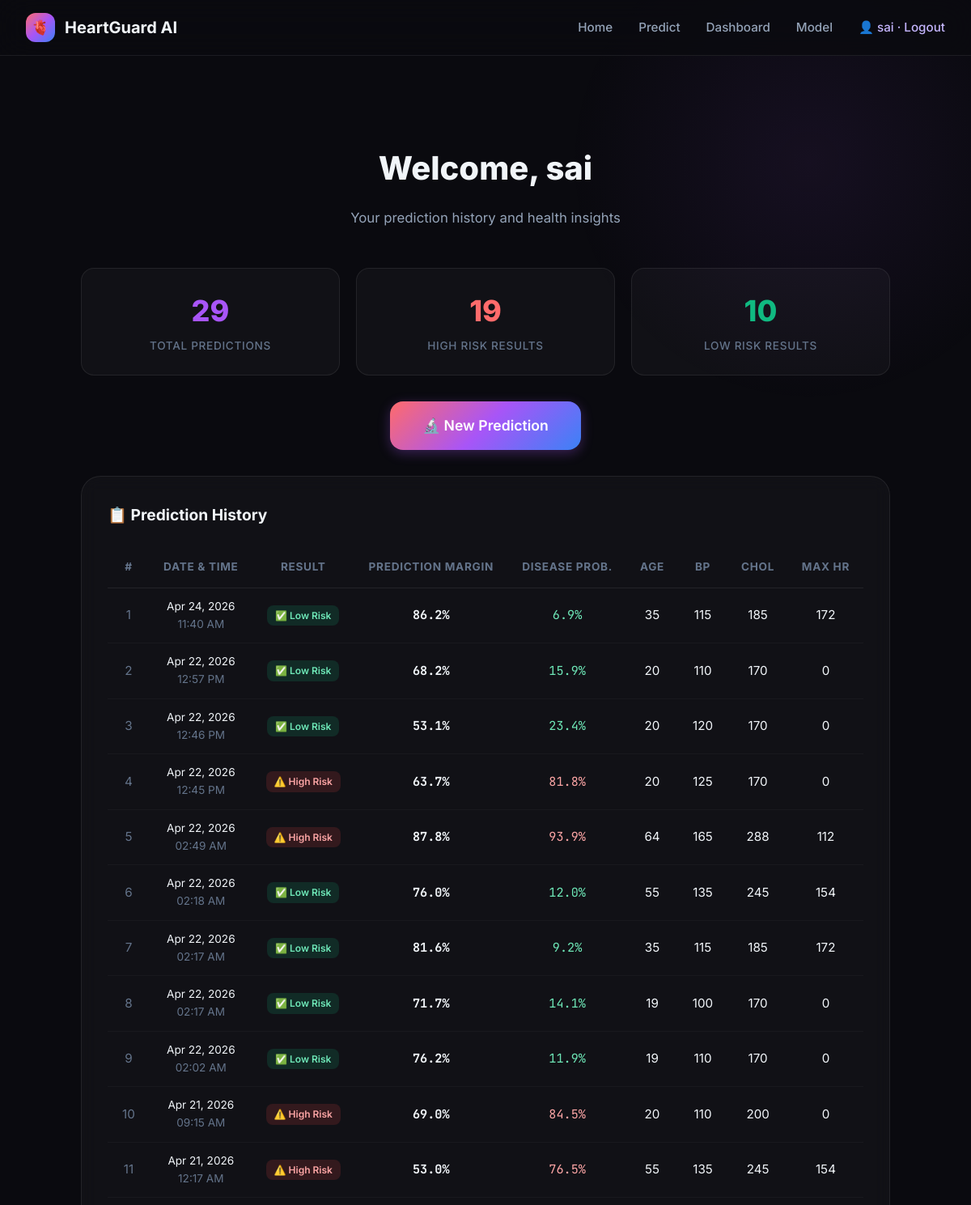
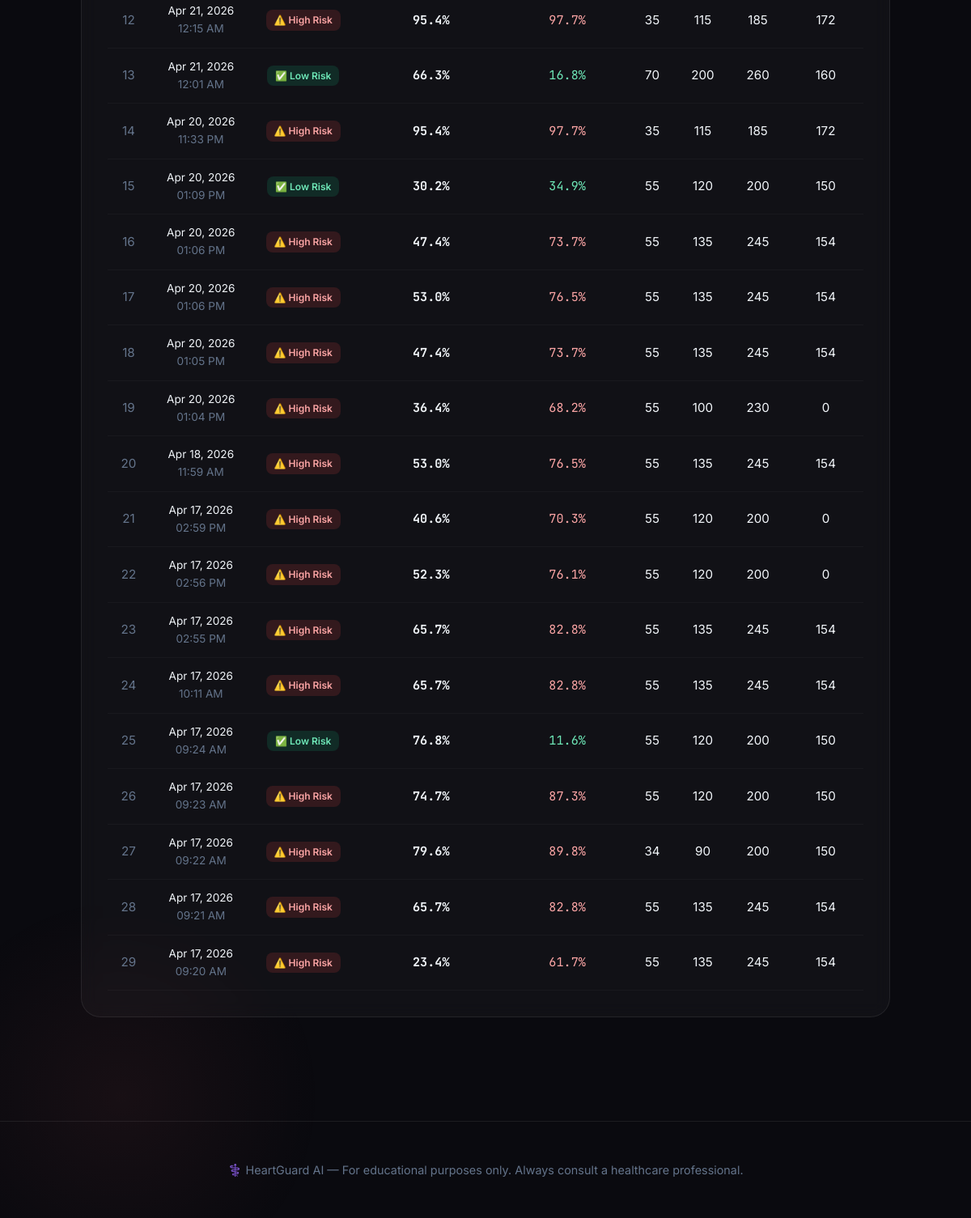
/dashboard (signed in), run on an earlier commit of the app's database (2 pictures, top to bottom).
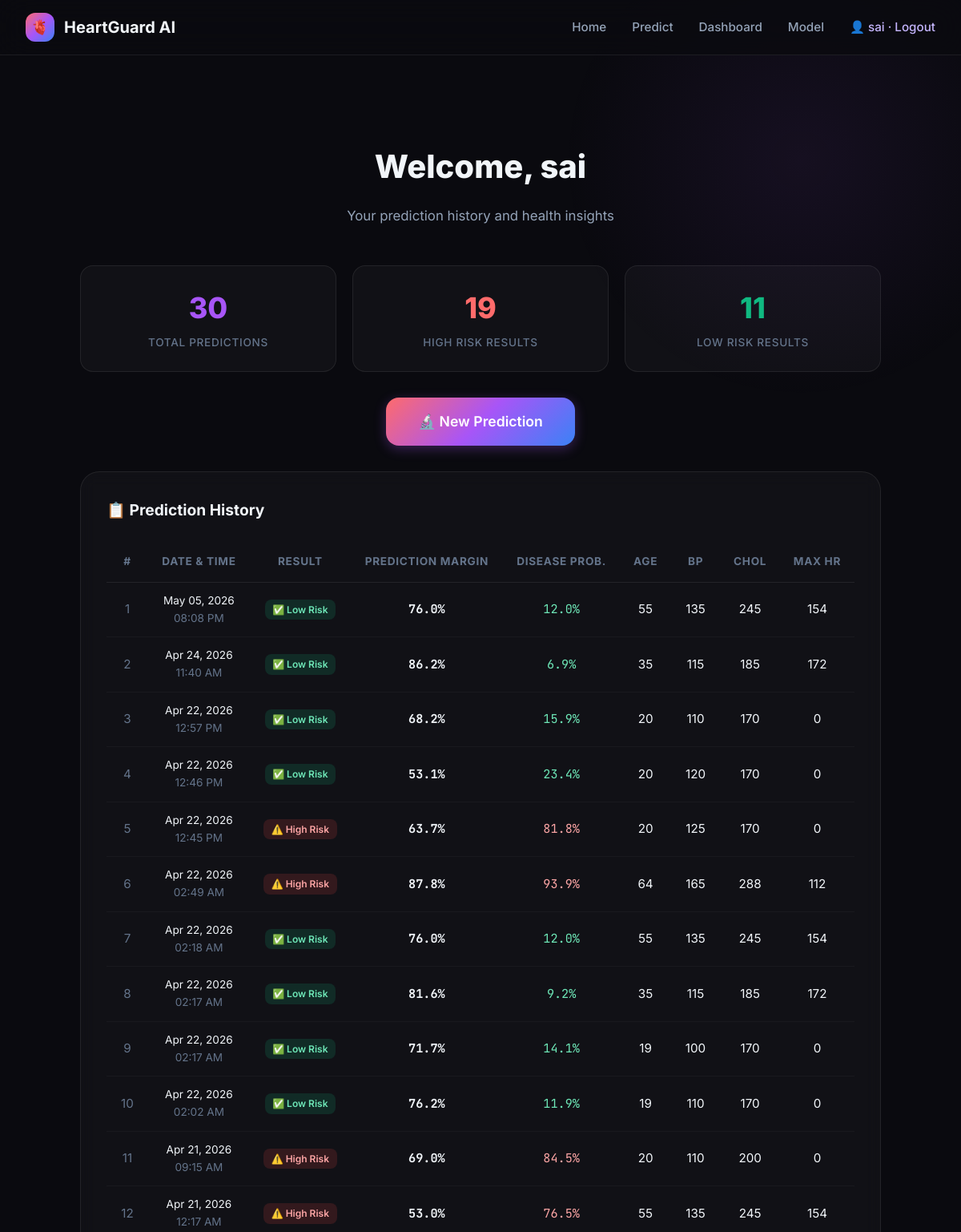
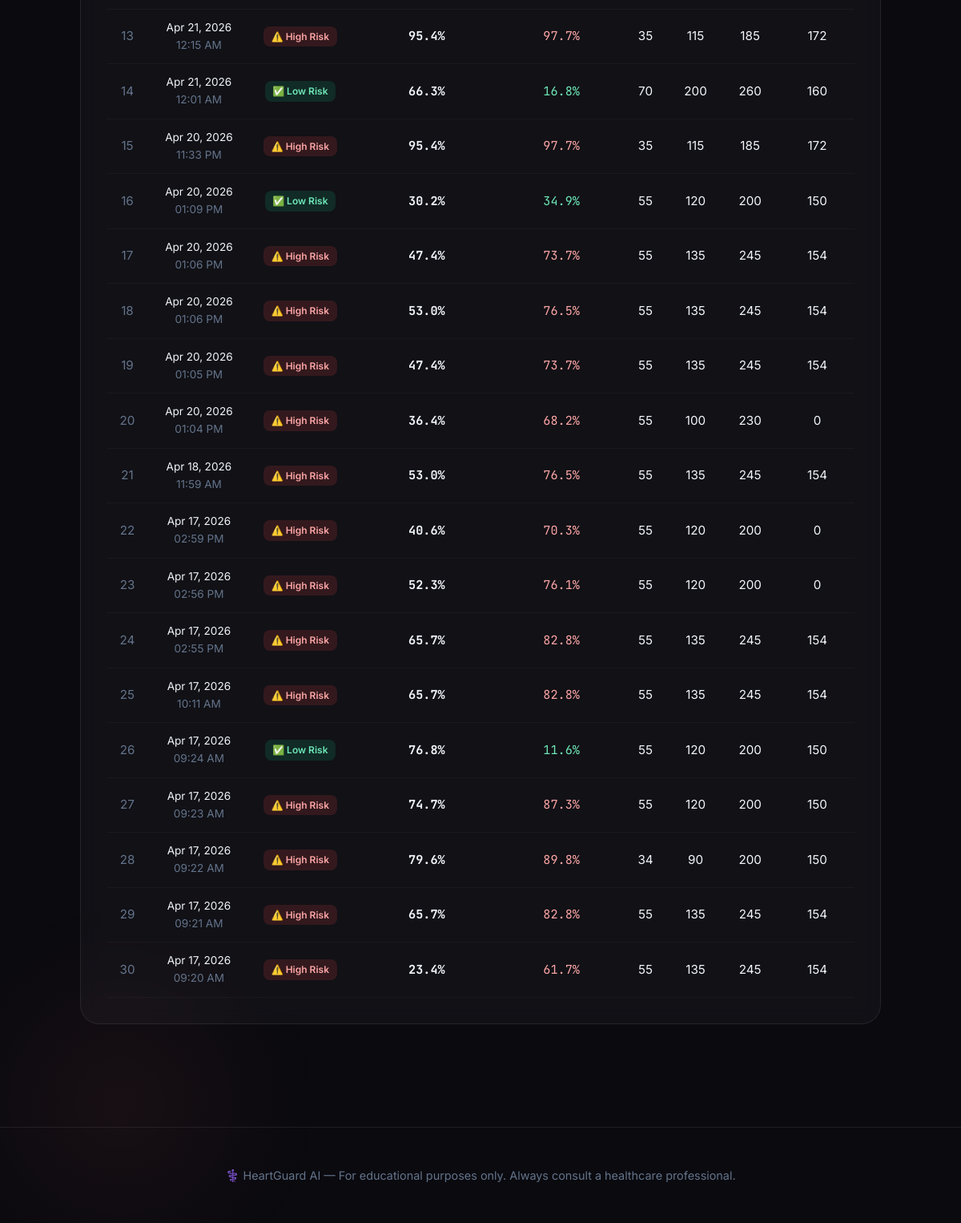
And on a later commit of the database (2 pictures, top to bottom).
### models.py (models this page shows, shortened)
class PredictionHistory(db.Model):
    __tablename__ = 'prediction_history'
    id = db.Column(db.Integer, primary_key=True)
    user_id = db.Column(db.Integer, db.ForeignKey('users.id'), nullable=False, index=True)
    created_at = db.Column(db.DateTime, default=datetime.now)
    age = db.Column(db.Float)
    sex = db.Column(db.Float)
    cp = db.Column(db.Float)
    trestbps = db.Column(db.Float)
    chol = db.Column(db.Float)
    fbs = db.Column(db.Float)
    restecg = db.Column(db.Float)
    thalach = db.Column(db.Float)
    exang = db.Column(db.Float)
    oldpeak = db.Column(db.Float)
    slope = db.Column(db.Float)
    ca = db.Column(db.Float)
    thal = db.Column(db.Float)
    prediction = db.Column(db.Integer)  # 0 or 1
    confidence = db.Column(db.Float)
    probability_disease = db.Column(db.Float)
    probability_no_disease = db.Column(db.Float)

### app.py (the view)
@app.route('/dashboard')
@login_required
def dashboard():
    predictions = current_user.predictions.all()
    return render_template('dashboard.html', predictions=predictions, metrics=metrics)

### app.py (called while the page is built)
@login_manager.user_loader
def load_user(user_id):
    return db.session.get(User, int(user_id))

### templates/dashboard.html (shortened to what the changed rows need)
<!DOCTYPE html>
<html lang="en">
<head>
    <link rel="stylesheet" href="{{ url_for('static', filename='css/style.css') }}">
</head>
<body>
    <div class="page-content">
        <div class="container">
            <div class="dashboard-container">
                <div class="form-header fade-in">
                    <h1>Welcome, <span class="gradient-text">{{ current_user.name }}</span></h1>
                </div>
                <div class="metrics-grid fade-in fade-in-delay-1" style="margin-bottom: 2rem;">
                    <div class="metric-card">
                        <div class="metric-value accuracy">{{ predictions|length }}</div>
                        <div class="metric-label">Total Predictions</div>
                    </div>
                    <div class="metric-card">
                        <div class="metric-value f1">
                            {{ predictions|selectattr('prediction', 'equalto', 0)|list|length }}
                        </div>
                        <div class="metric-label">Low Risk Results</div>
                    </div>
                </div>
                <div class="card fade-in fade-in-delay-3" style="overflow-x: auto;">
                    {% if predictions|length == 0 %}
                    <div style="text-align: center; padding: 3rem 1rem;">
                        <p style="font-size: 3rem; margin-bottom: 1rem;">🔬</p>
                        <p style="color: var(--text-secondary); font-size: 1.1rem;">No predictions yet.</p>
                        <p style="color: var(--text-muted); margin-bottom: 1.5rem;">Make your first heart disease risk assessment!</p>
                        <a href="/predict" class="btn btn-primary">Start Prediction</a>
                    </div>
                    {% else %}
                    <table class="contributions-table">
                        <thead>
                            <tr>
                                <th>#</th>
                                <th>Date & Time</th>
                                <th>Result</th>
                                <th>Prediction Margin</th>
                                <th>Disease Prob.</th>
                                <th>Age</th>
                                <th>BP</th>
                                <th>Chol</th>
                                <th>Max HR</th>
                            </tr>
                        </thead>
                        <tbody>
                            {% for p in predictions %}
                            <tr>
                                <td style="color: var(--text-muted);">{{ loop.index }}</td>
                                <td style="font-size: 0.85rem;">
                                    {{ p.created_at.strftime('%b %d, %Y') }}<br>
                                    <span style="color: var(--text-muted);">{{ p.created_at.strftime('%I:%M %p') }}</span>
                                </td>
                                <td>
                                    {% if p.prediction == 1 %}
                                    <span class="impact-tag increases">⚠️ High Risk</span>
                                    {% else %}
                                    <span class="impact-tag decreases">✅ Low Risk</span>
                                    {% endif %}
                                </td>
                                <td>
                                    <span style="font-weight: 700; font-family: 'JetBrains Mono', monospace;">
                                        {{ p.confidence }}%
                                    </span>
                                </td>
                                <td>
                                    <span style="font-family: 'JetBrains Mono', monospace; color: {{ '#fca5a5' if p.probability_disease > 50 else '#6ee7b7' }};">
                                        {{ p.probability_disease }}%
                                    </span>
                                </td>
                                <td>{{ p.age|int }}</td>
                                <td>{{ p.trestbps|int }}</td>
                                <td>{{ p.chol|int }}</td>
                                <td>{{ p.thalach|int }}</td>
                            </tr>
                            {% endfor %}
                        </tbody>
                    </table>
                    {% endif %}
                </div>
            </div>
        </div>
    </div>
</body>
</html>

What changed in the data, as far as the page shows it:
added PredictionHistory: created_at "May 05, 2026", created_at "08:08 PM", prediction "✅ Low Risk", confidence "76.0", probability_disease "12.0", age "55", trestbps "135", chol "245", thalach "154"
Also different on the page:
{{ predictions|length }}: "29" → "30"
{{ predictions|selectattr('prediction', 'equalto', 0)|list|length }}: "10" → "11"
